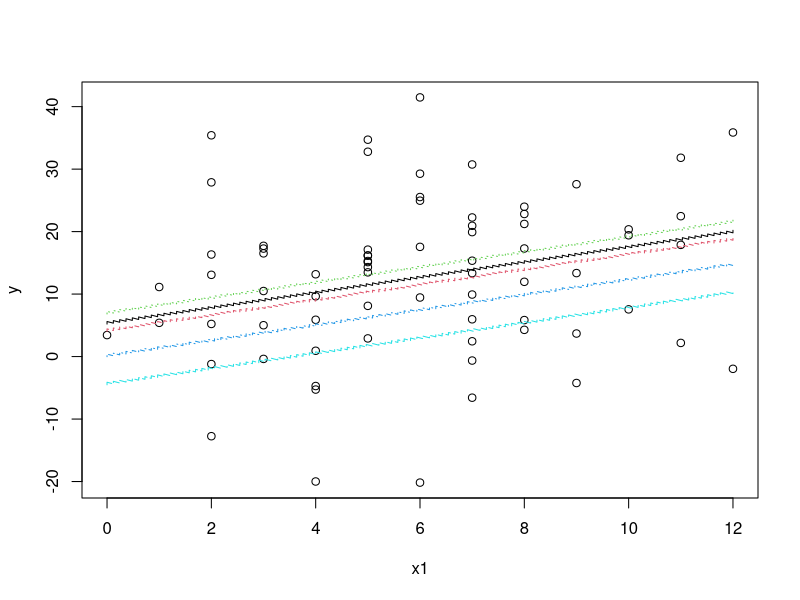
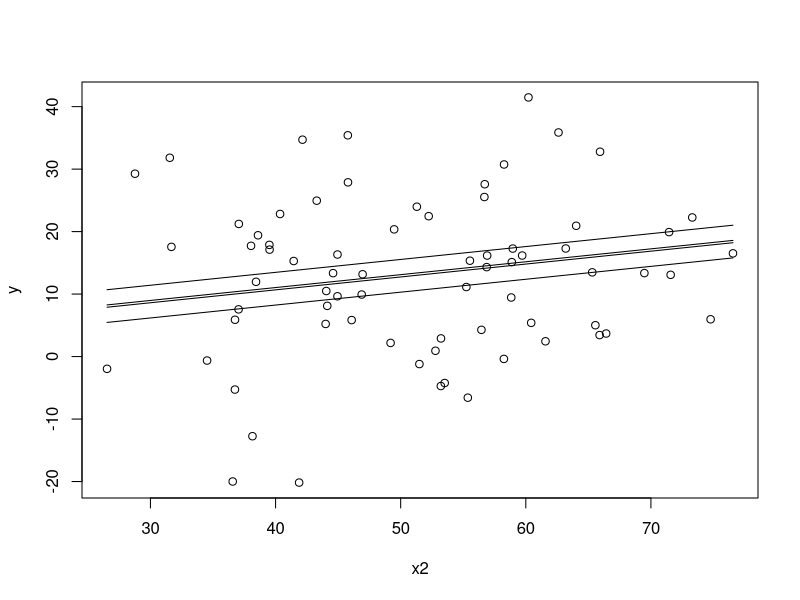

Write the R code that produced these figures, in order.
library(rockchalk)


### Name: predictOMatic
### Title: Create predicted values after choosing values of predictors.
###   Can demonstrate marginal effects of the predictor variables.
### Aliases: predictOMatic

### ** Examples

library(rockchalk)

## Replicate some R classics.  The budworm.lg data from predict.glm
## will work properly after re-formatting the information as a data.frame:

## example from Venables and Ripley (2002, pp. 190-2.)
df <- data.frame(ldose = rep(0:5, 2),
                 sex = factor(rep(c("M", "F"), c(6, 6))),
                 SF.numdead = c(1, 4, 9, 13, 18, 20, 0, 2, 6, 10, 12, 16))
df$SF.numalive = 20 - df$SF.numdead

budworm.lg <- glm(cbind(SF.numdead, SF.numalive) ~ sex*ldose,
                  data = df,  family = binomial)

predictOMatic(budworm.lg)

predictOMatic(budworm.lg, n = 7)

predictOMatic(budworm.lg, predVals = c("ldose"), n = 7)

predictOMatic(budworm.lg, predVals = c(ldose = "std.dev.", sex = "table"))



## Now make up a data frame with several numeric and categorical predictors.

set.seed(12345)
N <- 100
x1 <- rpois(N, l = 6)
x2 <- rnorm(N, m = 50, s = 10)
x3 <- rnorm(N)
xcat1 <- gl(2,50, labels = c("M","F"))
xcat2 <- cut(rnorm(N), breaks = c(-Inf, 0, 0.4, 0.9, 1, Inf),
             labels = c("R", "M", "D", "P", "G"))
dat <- data.frame(x1, x2, x3, xcat1, xcat2)
rm(x1, x2, x3, xcat1, xcat2)
dat$xcat1n <- with(dat, contrasts(xcat1)[xcat1, , drop = FALSE])
dat$xcat2n <- with(dat, contrasts(xcat2)[xcat2, ])
STDE <- 15
dat$y <- with(dat,
              0.03 + 0.8*x1 + 0.1*x2 + 0.7*x3 + xcat1n %*% c(2) +
              xcat2n %*% c(0.1,-2,0.3, 0.1) + STDE*rnorm(N))
## Impose some random missings
dat$x1[sample(N, 5)] <- NA
dat$x2[sample(N, 5)] <- NA
dat$x3[sample(N, 5)] <- NA
dat$xcat2[sample(N, 5)] <- NA
dat$xcat1[sample(N, 5)] <- NA
dat$y[sample(N, 5)] <- NA
summarize(dat)


m0 <- lm(y ~ x1 + x2 + xcat1, data = dat)
summary(m0)
## The model.data() function in rockchalk creates as near as possible
## the input data frame.
m0.data <- model.data(m0)
summarize(m0.data)

## no predVals: analyzes each variable separately
(m0.p1 <- predictOMatic(m0))

## requests confidence intervals from the predict function
(m0.p2 <- predictOMatic(m0, interval = "confidence"))

## predVals as vector of variable names: gives "mix and match" predictions
(m0.p3 <- predictOMatic(m0, predVals = c("x1", "x2")))

## predVals as vector of variable names: gives "mix and match" predictions
(m0.p3s <- predictOMatic(m0, predVals = c("x1", "x2"), divider = "std.dev."))

## "seq" is an evenly spaced sequence across the predictor.
(m0.p3q <- predictOMatic(m0, predVals = c("x1", "x2"), divider = "seq"))

(m0.p3i <- predictOMatic(m0, predVals = c("x1", "x2"),
                         interval = "confidence", n = 3))

(m0.p3p <- predictOMatic(m0, predVals = c("x1", "x2"), divider = pretty))

## predVals as vector with named divider algorithms.
(m0.p3 <- predictOMatic(m0, predVals = c(x1 = "seq", x2 = "quantile")))
## predVals as named vector of divider algorithms

## same idea, decided to double-check
(m0.p3 <- predictOMatic(m0, predVals = c(x1 = "quantile", x2 = "std.dev.")))
getFocal(m0.data$x2, xvals =  "std.dev.", n = 5)


## Change from quantile to standard deviation divider
(m0.p5 <- predictOMatic(m0, divider = "std.dev.", n = 5))

## Still can specify particular values if desired
(m0.p6 <- predictOMatic(m0, predVals = list("x1" = c(6,7),
                            "xcat1" = levels(m0.data$xcat1))))

(m0.p7 <- predictOMatic(m0, predVals = c(x1 = "quantile", x2 = "std.dev.")))
getFocal(m0.data$x2, xvals =  "std.dev.", n = 5)

(m0.p8 <- predictOMatic(m0, predVals = list( x1 = quantile(m0.data$x1,
                        na.rm = TRUE, probs = c(0, 0.1, 0.5, 0.8,
                        1.0)), xcat1 = levels(m0.data$xcat1))))

(m0.p9 <- predictOMatic(m0, predVals = list(x1 = "seq", "xcat1" =
                                levels(m0.data$xcat1)), n = 8) )


(m0.p10 <- predictOMatic(m0, predVals = list(x1 = "quantile",
                                 "xcat1" = levels(m0.data$xcat1)), n =  5) )


(m0.p11 <- predictOMatic(m0, predVals = c(x1 = "std.dev."), n = 10))

## Previous same as

(m0.p11 <- predictOMatic(m0, predVals = c(x1 = "default"), divider =
                         "std.dev.", n = 10))

## Previous also same as

(m0.p11 <- predictOMatic(m0, predVals = c("x1"), divider = "std.dev.", n = 10))


(m0.p11 <- predictOMatic(m0,  predVals = list(x1 = c(0, 5, 8), x2 = "default"),
                         divider = "seq"))



m1 <- lm(y ~ log(10+x1) + sin(x2) + x3, data = dat)
m1.data <- model.data(m1)
summarize(m1.data)


(newdata(m1))
(newdata(m1, predVals = list(x1 = c(6, 8, 10))))
(newdata(m1, predVals = list(x1 = c(6, 8, 10), x3 = c(-1,0,1))))
(newdata(m1, predVals = list(x1 = c(6, 8, 10),
                 x2 = quantile(m1.data$x2, na.rm = TRUE), x3 = c(-1,0,1))))

(m1.p1 <- predictOMatic(m1, divider = "std.dev", n = 5))
(m1.p2 <- predictOMatic(m1, divider = "quantile", n = 5))

(m1.p3 <- predictOMatic(m1, predVals = list(x1 = c(6, 8, 10),
                            x2 = median(m1.data$x2, na.rm = TRUE))))

(m1.p4 <- predictOMatic(m1, predVals = list(x1 = c(6, 8, 10),
                                x2 = quantile(m1.data$x2, na.rm = TRUE))))

(m1.p5 <- predictOMatic(m1))
(m1.p6 <- predictOMatic(m1, divider = "std.dev."))
(m1.p7 <- predictOMatic(m1, divider = "std.dev.", n = 3))
(m1.p8 <- predictOMatic(m1, divider = "std.dev.", interval = "confidence"))


m2 <- lm(y ~ x1 + x2 + x3 + xcat1 + xcat2, data = dat)
##  has only columns and rows used in model fit
m2.data <- model.data(m2)
summarize(m2.data)

## Check all the margins
(predictOMatic(m2, interval = "conf"))

## Lets construct predictions the "old fashioned way" for comparison

m2.new1 <- newdata(m2, predVals = list(xcat1 = levels(m2.data$xcat1),
                           xcat2 = levels(m2.data$xcat2)), n = 5)
predict(m2, newdata = m2.new1)


(m2.p1 <- predictOMatic(m2,
                        predVals = list(xcat1 = levels(m2.data$xcat1),
                            xcat2 = levels(m2.data$xcat2)),
                        xcat2 = c("M","D")))
## See? same!

## Pick some particular values for focus
m2.new2 <- newdata(m2, predVals = list(x1 = c(1,2,3), xcat2 = c("M","D")))
## Ask for predictions
predict(m2, newdata = m2.new2)


## Compare: predictOMatic generates a newdata frame and predictions in one step

(m2.p2 <- predictOMatic(m2, predVals = list(x1 = c(1,2,3),
                                xcat2 = c("M","D"))))

(m2.p3 <- predictOMatic(m2, predVals = list(x2 = c(0.25, 1.0),
                                xcat2 = c("M","D"))))

(m2.p4 <- predictOMatic(m2, predVals = list(x2 = plotSeq(m2.data$x2, 10),
                                xcat2 = c("M","D"))))

(m2.p5 <- predictOMatic(m2, predVals = list(x2 = c(0.25, 1.0),
                                xcat2 = c("M","D")), interval = "conf"))

(m2.p6 <- predictOMatic(m2, predVals = list(x2 = c(49, 51),
                                xcat2 = levels(m2.data$xcat2),
                                x1 = plotSeq(dat$x1))))

plot(y ~ x1, data = m2.data)
by(m2.p6, list(m2.p6$xcat2), function(x) {
    lines(x$x1, x$fit, col = x$xcat2, lty = as.numeric(x$xcat2))
})

m2.newdata <- newdata(m2, predVals = list(x2 = c(48, 50, 52),
                              xcat2 = c("M","D")))
predict(m2, newdata = m2.newdata)

(m2.p7 <- predictOMatic(m2, predVals = list(x2 = c(48, 50, 52),
                                xcat2 = c("M","D"))))

(m2.p8 <- predictOMatic(m2,
             predVals = list(x2 = range(m2.data$x2, na.rm = TRUE),
             xcat2 = c("M","D"))))

(m2.p9 <- predictOMatic(m2, predVals = list(x2 = plotSeq(m2.data$x2),
             x1 = quantile(m2.data$x1, pr =c(0.33, 0.66), na.rm = TRUE),
             xcat2 = c("M","D"))))
plot(y ~ x2 , data = m2.data)

by(m2.p9, list(m2.p9$x1, m2.p9$xcat2), function(x) {lines(x$x2, x$fit)})



(predictOMatic(m2, predVals = list(x2 = c(50, 60), xcat2 = c("M","D")),
               interval = "conf"))

## create a dichotomous dependent variable
y2 <- ifelse(rnorm(N) > 0.3, 1, 0)
dat <- cbind(dat, y2)

m3 <- glm(y2 ~ x1 + x2 + x3 + xcat1, data = dat, family = binomial(logit))
summary(m3)
m3.data <- model.data(m3)
summarize(m3.data)

(m3.p1 <- predictOMatic(m3, divider = "std.dev."))

(m3.p2 <- predictOMatic(m3, predVals = list(x2 = c(40, 50, 60),
                             xcat1 = c("M","F")),
                        divider = "std.dev.", interval = "conf"))

## Want a full accounting for each value of x2?
(m3.p3 <- predictOMatic(m3,
                predVals = list(x2 = unique(m3.data$x2),
                    xcat1 = c("M","F")), interval = "conf"))


## Would like to write a more beautiful print method
## for output object, but don't want to obscure structure from user.
## for (i in names(m3.p1)){
##     dns <- cbind(m3.p1[[i]][i], m3.p1[[i]]$fit)
##     colnames(dns) <- c(i, "predicted")
##     print(dns)
## }
